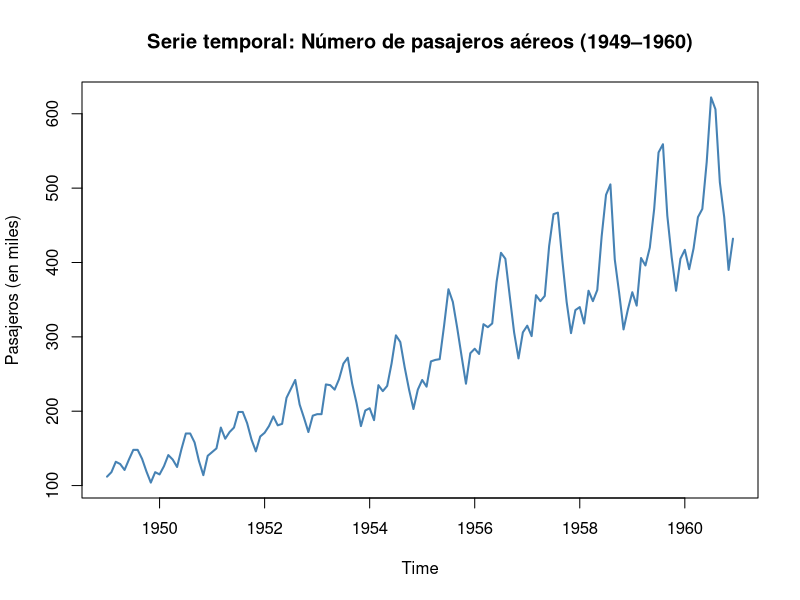
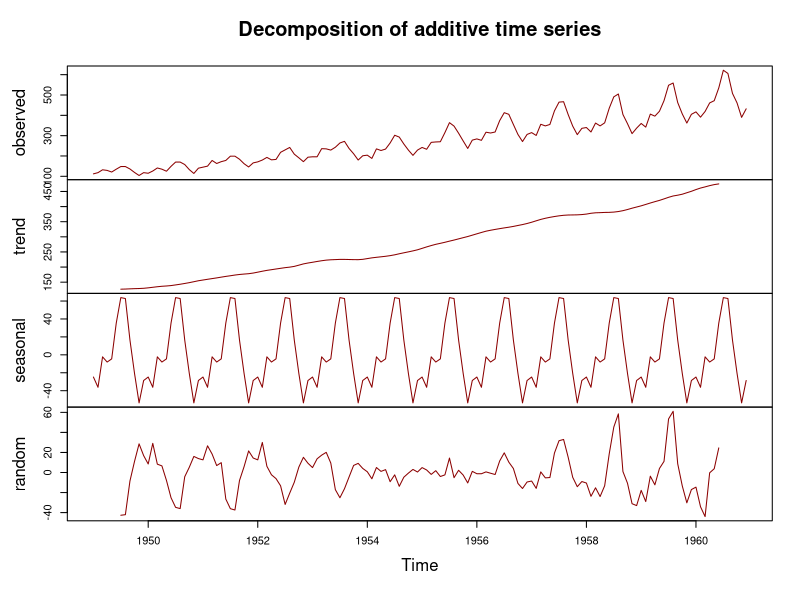
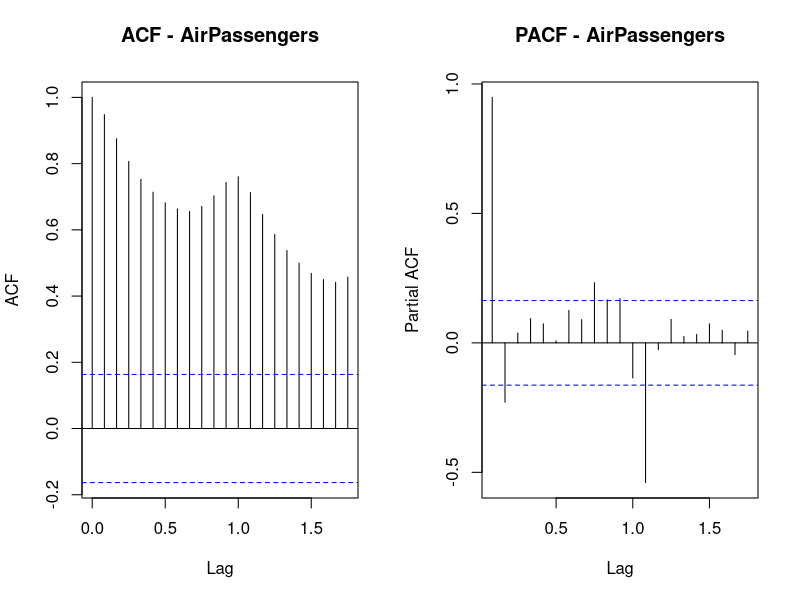
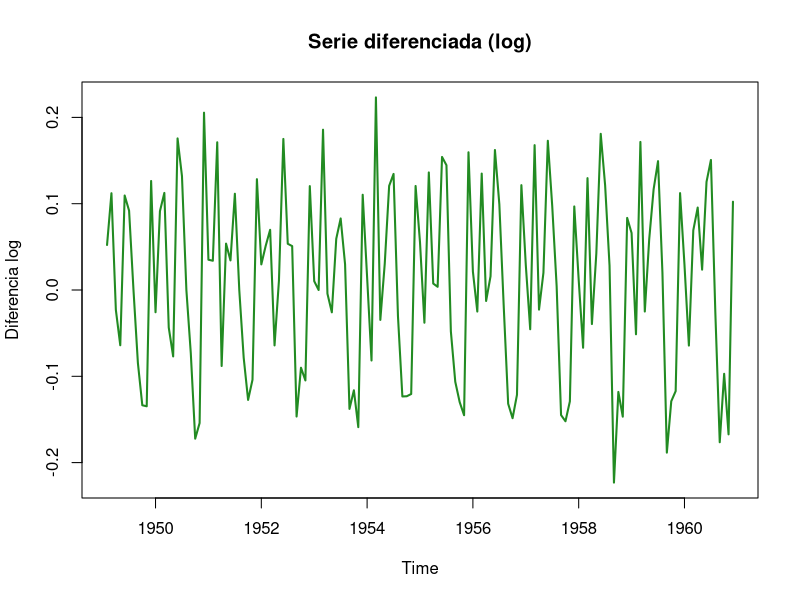
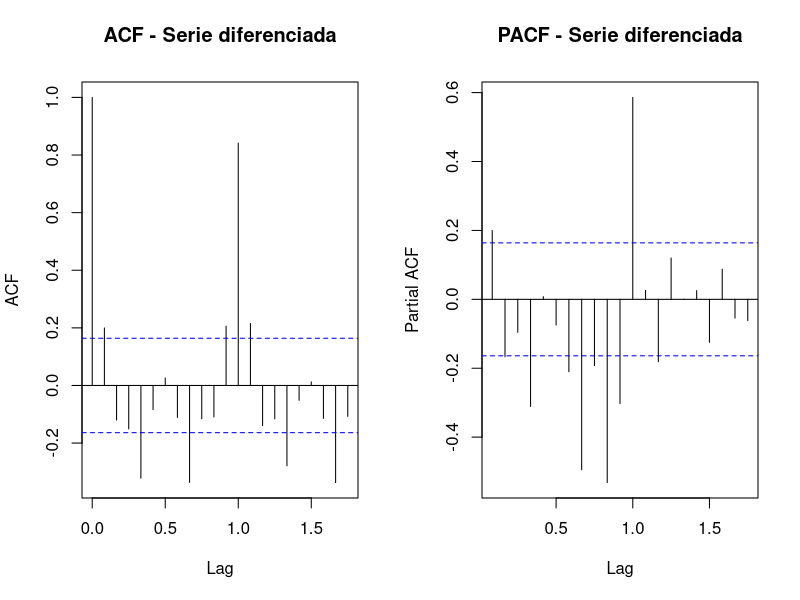
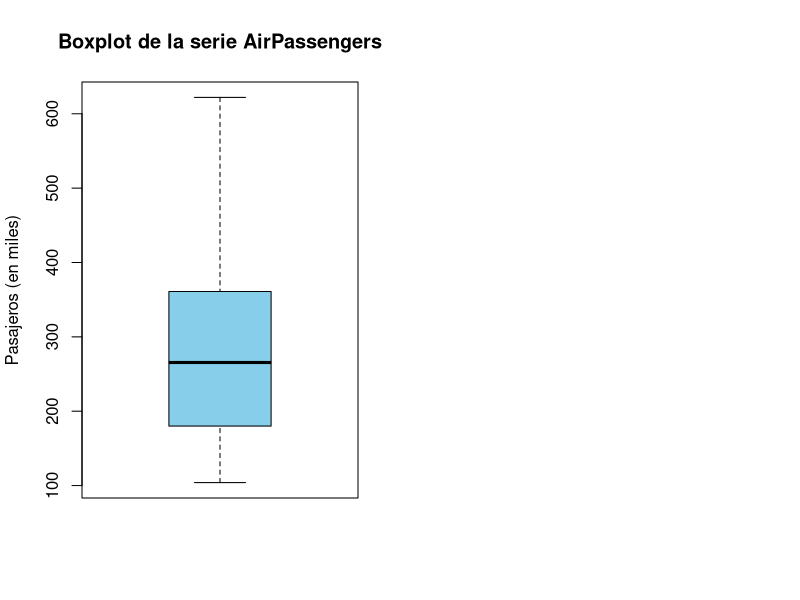

Source code (R) for these figures, in order:
# -----------------------------------------------
# Análisis de la serie temporal: AirPassengers
# -----------------------------------------------

# 1. Cargar dataset y explorar su estructura
data("AirPassengers")  # Dataset incluido en R

# Verificar clase y resumen
print(class(AirPassengers))        # Debe ser "ts"
print(summary(AirPassengers))      # Estadísticas básicas
print(start(AirPassengers))        # Año de inicio
print(end(AirPassengers))          # Año de fin
print(frequency(AirPassengers))    # Frecuencia mensual = 12

# 2. Exploración inicial
plot(AirPassengers,
     main = "Serie temporal: Número de pasajeros aéreos (1949–1960)",
     ylab = "Pasajeros (en miles)", col = "steelblue", lwd = 2)

# Estadísticas descriptivas
media <- mean(AirPassengers)
desviacion <- sd(AirPassengers)
cat("Media:", media, "\n")
cat("Desviación estándar:", desviacion, "\n")

# 3. Análisis de tendencia y estacionalidad
descomposicion <- decompose(AirPassengers)
plot(descomposicion, col = "darkred")

# 4. Análisis de estacionariedad
# Instalar y cargar el paquete tseries si es necesario
if(!require(tseries)) install.packages("tseries")
library(tseries)

# Gráficos ACF y PACF
par(mfrow = c(1, 2))
acf(AirPassengers, main = "ACF - AirPassengers")
pacf(AirPassengers, main = "PACF - AirPassengers")

# Prueba de Dickey-Fuller aumentada
adf_test <- adf.test(AirPassengers)
print(adf_test)

# Diferenciación si no es estacionaria
diff_series <- diff(log(AirPassengers))  # Log para estabilizar varianza
par(mfrow = c(1, 1))
plot(diff_series,
     main = "Serie diferenciada (log)", ylab = "Diferencia log",
     col = "forestgreen", lwd = 2)

# Verificar estacionariedad después de la transformación
adf_test_diff <- adf.test(diff_series)
print(adf_test_diff)

# ACF y PACF después de diferenciar
par(mfrow = c(1, 2))
acf(diff_series, main = "ACF - Serie diferenciada")
pacf(diff_series, main = "PACF - Serie diferenciada")

# 5. Detección de valores atípicos
# Boxplot general
boxplot(AirPassengers,
        main = "Boxplot de la serie AirPassengers",
        ylab = "Pasajeros (en miles)",
        col = "skyblue")

# Destacar valores atípicos visualmente
outliers <- boxplot.stats(AirPassengers)$out
print("Valores atípicos:")
print(outliers)

# 6. Interpretación de resultados
cat("\nResumen interpretativo:\n")
cat("- Tendencia creciente clara hasta 1960.\n")
cat("- Fuerte estacionalidad anual (picos cada 12 meses).\n")
cat("- No estacionaria: se requiere transformación (log + diferencia).\n")
cat("- Aumento de la varianza a lo largo del tiempo.\n")
cat("- Algunos valores atípicos coinciden con picos estivales.\n")

